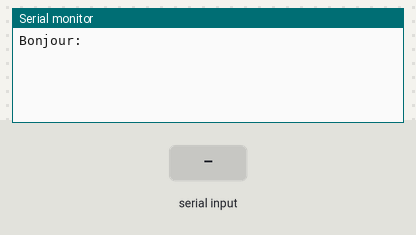
Simulated run of this sketch. Board: Arduino Uno, built with avr-gcc and run on an emulated ATmega328P. Shown: the last lines printed to the serial monitor. The test bench sets the inputs (shaded band).

Above: at 1.2 s.
1.3 s: "1" received over the second serial link
At 1.7 s:
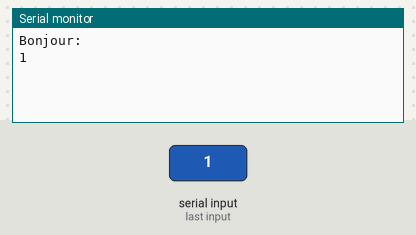
2.8 s: "0" received over the second serial link
At 4.1 s:
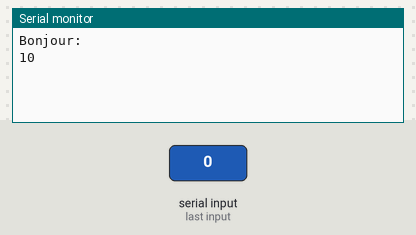

Measured:
- after the input at 1.3 s, the serial monitor: prints a new line at once (image 1)
- after the input at 2.8 s, the serial monitor: prints a new line at once (image 2)

The sketch:

hm-10-test.ino
```cpp
/*
  Serial comunication with ble module
  Default PIN: 123456
*/

#include <SoftwareSerial.h>

SoftwareSerial bleSerial(2, 3); // RX, TX

void setup() {
  //initialize serial port for logs
  Serial.begin(9600);
  while (!Serial) {
    ; // wait for serial port to connect. Needed for native USB port only
  }

  bleSerial.begin(9600);

  Serial.write("Bonjour:\n");
}


void loop() {
  if (bleSerial.available()) {
    Serial.write(bleSerial.read());
  }

  if (Serial.available()) {
    bleSerial.write(Serial.read());
  }

}
```
